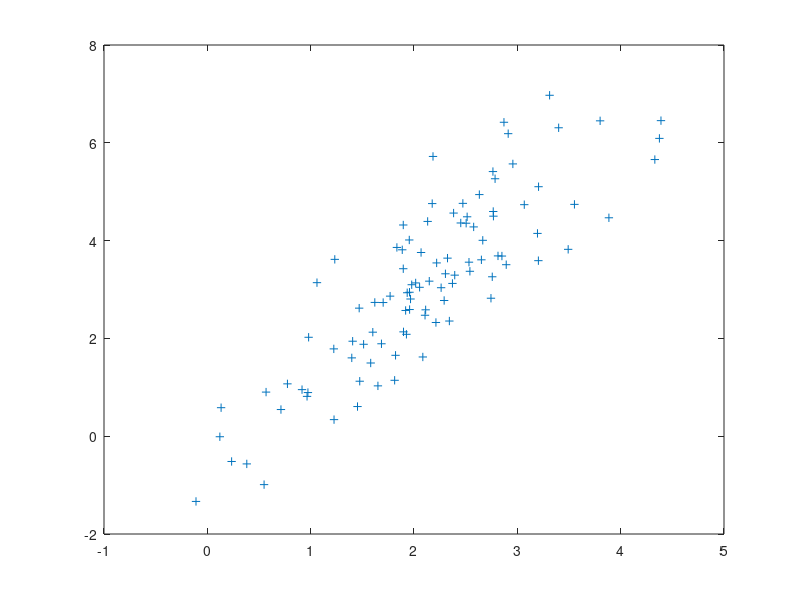

Source code (MATLAB):
clear all
close all
clc

mu = [2,3];
sigma = [1,1.5;1.5,3];
rng default  % For reproducibility
r = mvnrnd(mu,sigma,100);

figure
plot(r(:,1),r(:,2),'+')